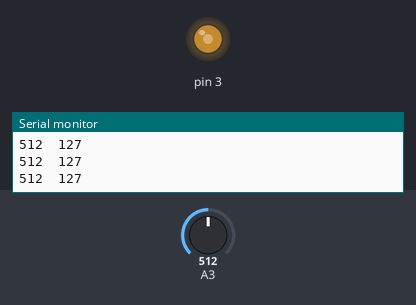
This sketch was run on a simulated Arduino Uno, built with avr-gcc and run on an emulated ATmega328P. Shown: output pins drawn as LEDs (lit = HIGH), the last lines printed to the serial monitor. The inputs (shaded band) are chosen by the test bench; at power-on: A3 = 512.

Above: at 1.2 s.
1.3 s: A3 set to 716
At 1.6 s:
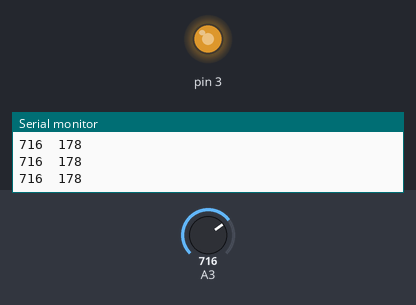
2.8 s: A3 set to 900
At 4.0 s:
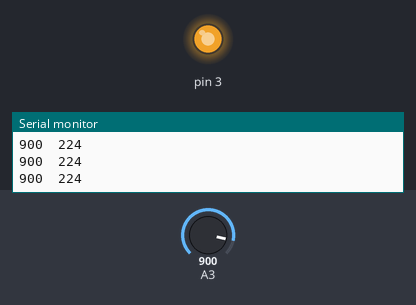
4.3 s: A3 set to 122
At 5.5 s:
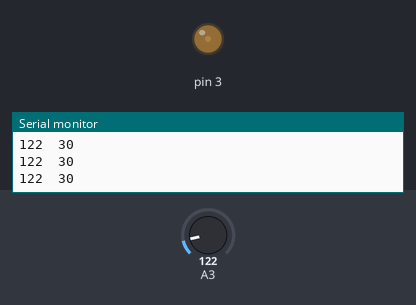
5.8 s: A3 set to 0
At 7.0 s:
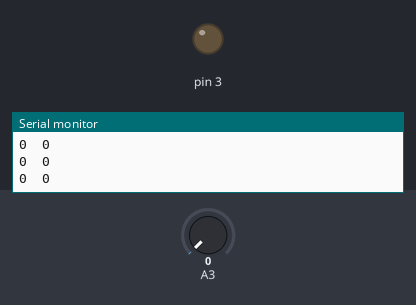
7.3 s: A3 set to 511
At 8.4 s:
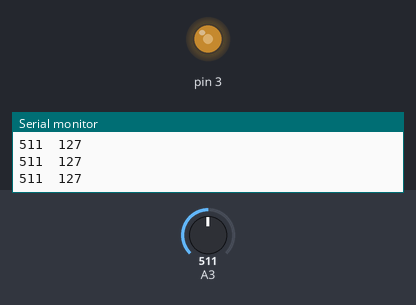
Timing chart, 0 to 9.8 s (numbered marks = the images above; inputs shaded):
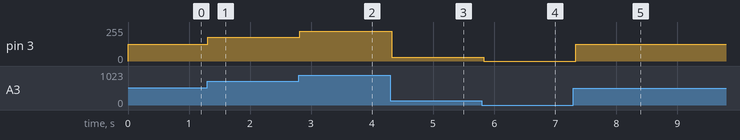

The sketch:

Project_23.1.ino
```cpp
int val1 = 0;
int val2 = 0;

void setup()
{
  Serial.begin(9600);
}

void loop()
{
  val1 = analogRead(A3);
  Serial.print(val1);
  Serial.print("  ");
  val2 = map(val1, 0, 1023, 0, 255);
  Serial.println(val2);
  analogWrite(3, val2);
  delay(100);
}
```

Measured:
- after the input at 1.3 s, pin 3: 127/255 → 178/255 at once
- after the input at 2.8 s, pin 3: 178/255 → 224/255 at once
- after the input at 4.3 s, pin 3: 224/255 → 30/255 at once
- after the input at 5.8 s, pin 3: 30/255 → 0/255 at once
- after the input at 7.3 s, pin 3: 0/255 → 127/255 at once
